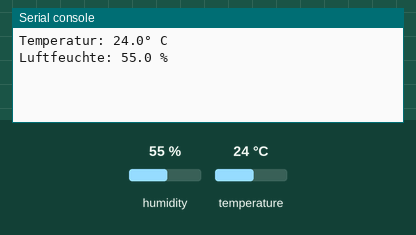
Simulated run of this program. Board: MicroPython board. On the bench: the last lines printed to the serial console. Inputs (shaded band) come from the test bench; at power-on: humidity 55 %, temperature 24 °C.

Above: at 1.2 s.
1.3 s: humidity set to 22 %
At 3.4 s:
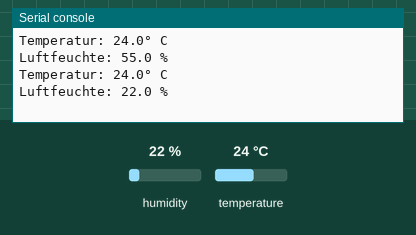
4.0 s: temperature set to 12 °C
At 4.6 s:
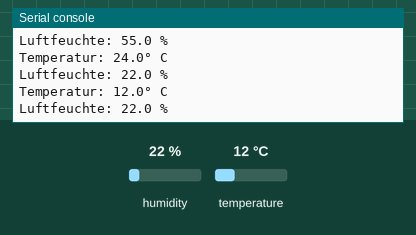
6.7 s: humidity set to 40 %
At 9.3 s:
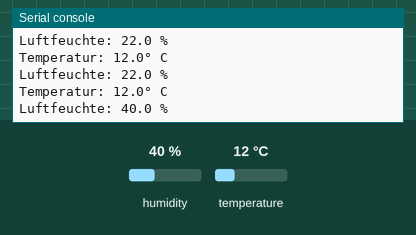
Timing chart, 0 to 10.8 s (numbered marks = the images above; inputs shaded):
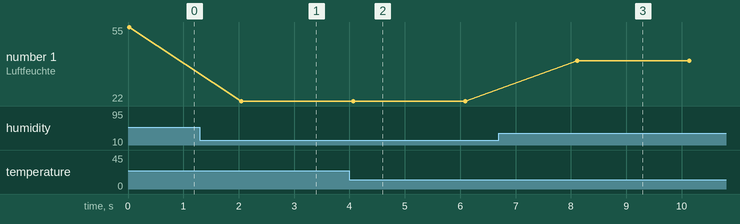

Measured:
- after the input at 1.3 s, the serial console: prints a new line after 0.75 s (image 1)
- after the input at 4.0 s, the serial console: prints a new line after 0.07 s (image 2)
- after the input at 6.7 s, the serial console: prints a new line after 1.4 s (image 3)
- plotted number 1: 55 → 22 after the input at 1.3 s, 22 → 40 after the input at 6.7 s

The program:

04_dht22.py
```python
import dht
import machine
import time

pin = machine.Pin(4, machine.Pin.IN, machine.Pin.PULL_UP)
sensor = dht.DHT22(pin)


def weather():
    sensor.measure()
    temp = sensor.temperature()
    hum = sensor.humidity()
    return temp, hum


while True:
    temp, hum = weather()
    print(f"Temperatur: {temp}° C\nLuftfeuchte: {hum} %")
    time.sleep(2)
```
